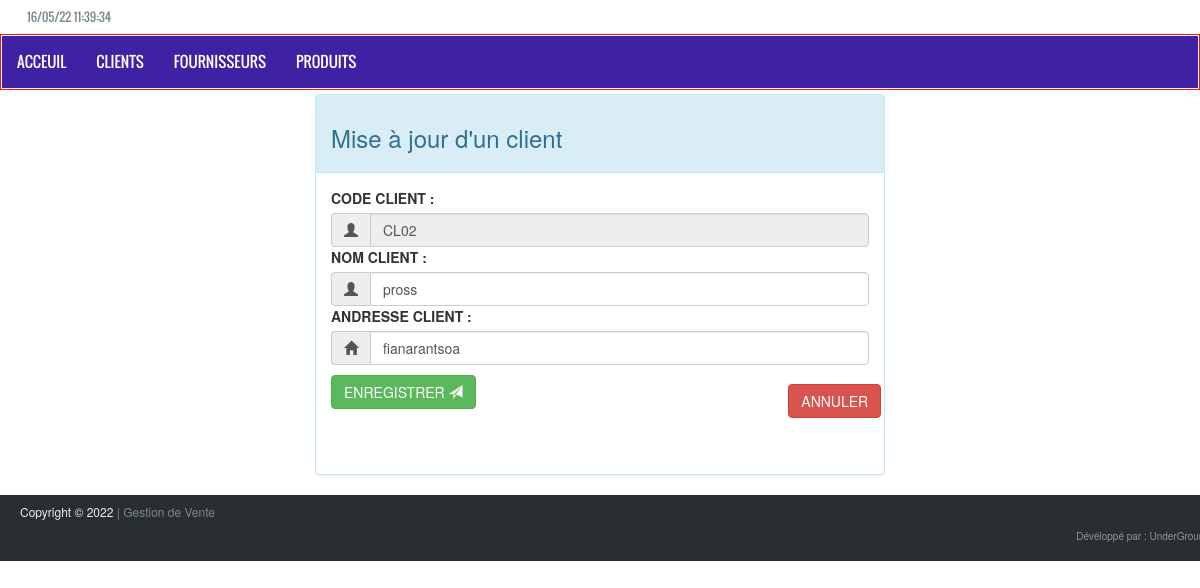
Screenshot of /Views/ClientView/formUpdateClient.php?codecli=CL02 with the database file from the repository.
### tables this page shows
CREATE TABLE IF NOT EXISTS `client` (
  `codeCli` varchar(11) NOT NULL,
  `nomCli` char(55) DEFAULT NULL,
  `adresseCli` char(55) DEFAULT NULL,
  PRIMARY KEY (`codeCli`)
);

### Modeles/ClientModele/ClientManager.php (called while the page is built, shortened)
<?php
class ClientManager{
	private $pdo;
	public function __construct(){
		$this->pdo = new PDO('mysql:host=localhost;dbname=gestiondevente','root' ,'',array(PDO::ATTR_ERRMODE => PDO::ERRMODE_EXCEPTION));
	}
    public function readClient($codecli){
    	$this->pdoStatement= $this->pdo->prepare('SELECT codeCli,nomCli,adresseCli FROM CLIENT WHERE codeCli=:codeCli');
      $this->pdoStatement->bindValue(':codeCli',$codecli,PDO::PARAM_STR);
      $executeIsOk = $this->pdoStatement->execute();
      if ($executeIsOk) {
      	$client = $this->pdoStatement->fetchObject('Client');
      	if($client === false){
      		return null;
      	}else {
      		return $client;
      	}
    	}else {
        return false;
      }
		}
}
?>

### Modeles/ClientModele/Client.php (called while the page is built, shortened)
<?php
	class Client
  {
		private $codeCli;
		private $nomCli;
		private $adresseCli;
  	public function getCodeCli()
  	{
  		return $this->codeCli;
  	}
  	public function getNomCli()
  	{
  		return $this->nomCli;
  	}
  	public function getAdresseCli()
  	{
  		return $this->adresseCli;
  	}
  }
 ?>

### Views/ClientView/formUpdateClient.php (the view, shortened to what this page needs)
<?php
  require_once'../../Modeles/ClientModele/ClientManager.php';
  require_once'../../Modeles/ClientModele/Client.php';
  $clientManager = new ClientManager();
  $client = $clientManager->readClient($_GET['codecli']);
 ?>
 <!DOCTYPE html>
 <html>
 <head>
 </head>
 <body>
   <?php require_once'../../assets/include/Entete.php'; ?>
   <form class="" action="../../Controleurs/ClientControleur/updateClient.php" method="post" style="margin-top : 60px;">
      <div class="container spacer col-md-6 col-xs-12 col-md-offset-3">
        <div class="panel panel-info">
          <div class="panel-heading"><h3>Mise à jour d'un client</h3></div>
            <div class="panel-body">
              <div class="form-group">
                <label for="" class="control-label">CODE CLIENT :</label>
                <div class="input-group" >
                  <span class="input-group-addon"><i class="glyphicon glyphicon-user"></i></span>
                <input type="text" disabled="" name="codecli" value="<?=$client->getCodeCli()?>" class="form-control">
                </div>
                <label for="" class="control-label">NOM CLIENT :</label>
                <div class="input-group">
                  <span class="input-group-addon"><i class="glyphicon glyphicon-user"></i></span>
                <input type="text" name="nomcli" required="" value="<?=$client->getNomCli()?>" class="form-control">
                </div>
                <label for="" class="control-label"> ANDRESSE CLIENT :</label>
                <div class="input-group">
                  <span class="input-group-addon"><i class="glyphicon glyphicon-home"></i></span>
                <input type="text" name="adressecli" required="" value="<?= $client->getAdresseCli()?>" class="form-control">
                </div>
                <div class="form-group">
                  <button type="submit" class="btn btn-success" style="margin-top: 10px;">ENREGISTRER <span class="glyphicon glyphicon-send"></span></button>
                </div>
                <div class="form-group"><a href="ReadAllClient.php">
                  <button type="" class="btn btn-danger" style="margin-left: 85%;margin-top: -13%;">ANNULER <span class=""></span></button></a>
                </div>
              </div>
            </div>
          </div>
       </div>
   </form>
  <?php require_once'../../assets/include/footer.php'; ?>
 </body>
 </html>

### assets/css/style.css (style rules this page uses)
body { background-color:#fff; color:#333; overflow-x:hidden !important }
a { text-decoration:none; color:#798992 }

### rows the page displays
client: codecli "CL02", nomcli "pross", adressecli "fianarantsoa"
